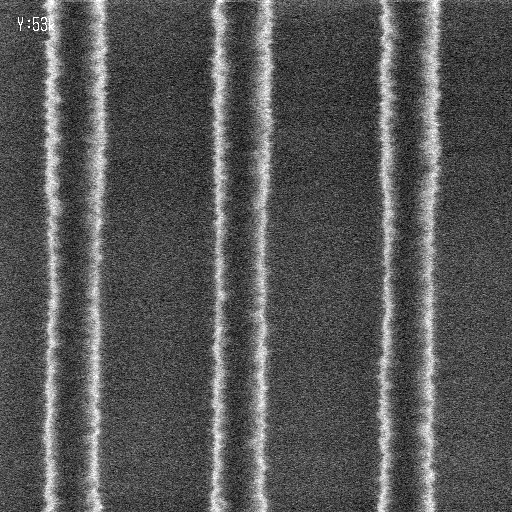
#> input picture frame.jpg, 512 x 512 px
$ jupyter execute main_page.ipynb
#> lines starting #> are read from the running program, lines starting #| are printed output that depends on the picture; after the words box and inside, x2 and y2 are one past the last pixel; in counts of white or black regions, pixels touching at a corner belong together; long printed decimals are rounded
Оценка амплитуды неровности края линейной наноструктуры по данным растровой электронной микроскопии (РЭМ)

[cell 1]
import imageio.v3 as iio
import matplotlib.pyplot as plt
import skimage.feature
import numpy as np
from pandas import DataFrame


# С помощью сanny edge detector находим края
filename = 'frame.jpg'
sigma = 1.50            # Настраиваем параметры, пока
low_threshold = 0.0     # не удовлетримся результатом
high_threshold = 100.0  #
image = iio.imread(uri=filename, mode="L")
#> image is the input picture: shape (512, 512); min 0, max 255, mean 85.2

edges = skimage.feature.canny(
    image=image,
    sigma=sigma,
    low_threshold=low_threshold,
    high_threshold=high_threshold,
)
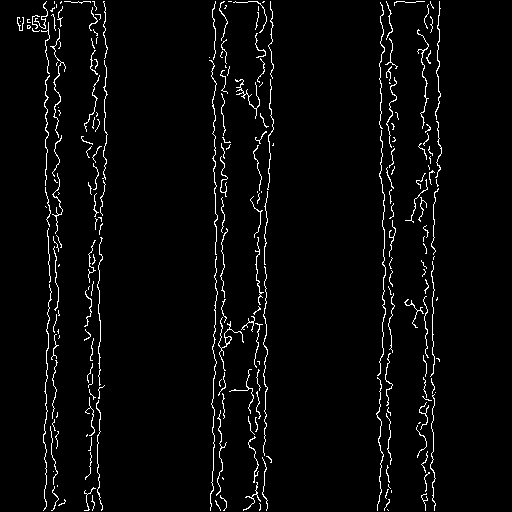
#> edges: shape (512, 512) bool; 3.4% white in thin lines or dots, all inside (x1, y1, x2, y2) = (17, 1, 442, 511)

# Выводим результат
skimage.io.imshow(edges)
plt.show()

# Находим координаты краев
indices = np.where(edges != [0])
#> indices = 8796 positions, rows 1 to 510, columns 17 to 441
coordinates = list(zip(indices[0], indices[1]))
#> coordinates = 8796 pairs, first value 1 to 510, second value 17 to 441

L = []
for i in coordinates:
    L.append([int(i[1]), int(i[0])])
#> this loop made 8796 passes
#> i on passes 1 to 3: (1, 46), (1, 54), (1, 61)
#> after the loop, L = 8796 pairs, first value 17 to 441, second value 1 to 510

X = []
Y = []

for i in L:
    X.append(i[1])
    Y.append(i[0])
#> this loop made 8796 passes
#> i on passes 1 to 3: [46, 1], [54, 1], [61, 1]
#> after the loop, X = 8796 values from 1 to 510; Y = 8796 values, max 441 at index 2867, min 17 at index 398, mean 238.5

[cell 2]
# Создаем excel файл с координатами X и Y
df = DataFrame({'X': X, 'Y': Y})
#> df = table of 8796 rows and 2 columns
df.to_excel('test.xlsx', sheet_name='sheet1', index=False)

df
#> Out = table of 8796 rows and 2 columns

Воспользуемся данной формулой

[cell 3]
L1 = []
unique_x = set()
# Убираем значения X, дальше, чем первого значения слева для вычисления LER одной линии
for x,y in L:
    if y not in unique_x:
        L1.append([x,y])
        unique_x.add(y)
#> this loop made 8796 passes
#> x on passes 1 to 3: 46, 54, 61
#> after the loop, L1 = 510 pairs, first value 17 to 59, second value 1 to 510; unique_x = 510 items

X1 = []
Y1 = []

for i in L1:
    X1.append(i[1])  # X координаты линии
    Y1.append(i[0])  # Y координаты линии
#> this loop made 510 passes
#> i on passes 1 to 3: [46, 1], [45, 2], [44, 3]
#> after the loop, X1 = 510 values from 1 to 510; Y1 = 510 values, max 59 at index 73, min 17 at index 16, mean 45.67
plt.plot(Y1,X1)

# Переводим в array для дальнейшего вычитания
X = np.array(X1)
#> X = 510 values from 1 to 510
Y = np.array(Y1)
#> Y has the same summary as Y1
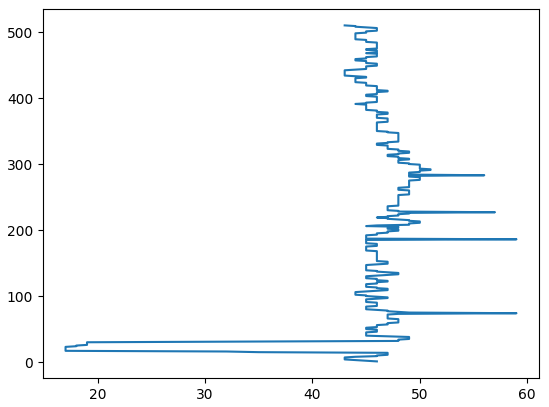
#> figure drawn by matplotlib, 1 panel

[cell 4]
# Аппроксимация прямой
coefficients = np.polyfit(X1, Y1, 1)  # Строим модель
#> coefficients = [0.00728, 43.81]
print("Linear Fit Coefficients:", coefficients)  # Выводим коэффициенты
#| Linear Fit Coefficients: [7.28451135e-03 4.38074348e+01]

# Определяем пол
p = np.poly1d(coefficients)

# Вывод графика с аппроксимирующей прямой
plt.scatter(Y1, X1, label='Data Points')
plt.plot(p(X1), X1, label='Linear Fit', color='red')
plt.legend()
plt.show()
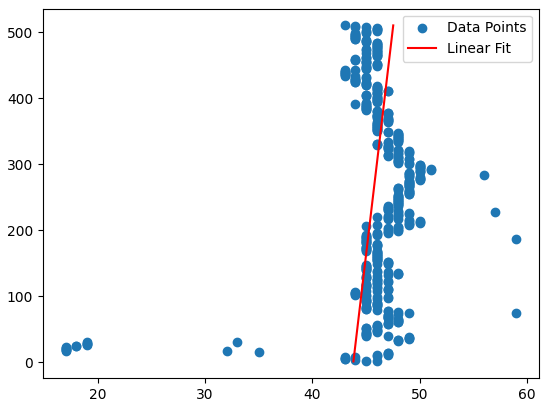
#> figure drawn by matplotlib, 1 panel; curve peaks at x = 47.52, y = 510

P1 = p(Y)
#> P1 = 510 values, max 44.24 at index 73, min 43.93 at index 16, mean 44.14

[cell 5]
leftovers = X - P1  # Смещение края относительно прямой
#> leftovers = 510 values from -43.14 to 465.9

nm_per_pixel = 2.5  # 2,5 нм на пиксель

# Высчитываем line-edge roughness
LER = np.sqrt(np.mean(leftovers**2))
#> LER = 257.6
print(LER, 'нм')
#| 257.576 нм
